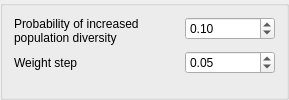
           <widget class="QGroupBox" name="algo_flower_container">
            <property name="title">
             <string/>
            </property>
            <layout class="QFormLayout" name="formLayout_9">
             <item row="0" column="0">
              <widget class="QLabel" name="label_18">
               <property name="text">
                <string>Probability of increased population diversity</string>
               </property>
               <property name="wordWrap">
                <bool>true</bool>
               </property>
              </widget>
             </item>
             <item row="0" column="1">
              <layout class="QHBoxLayout" name="horizontalLayout_12">
               <property name="spacing">
                <number>6</number>
               </property>
               <property name="topMargin">
                <number>0</number>
               </property>
               <item>
                <spacer name="horizontalSpacer_13">
                 <property name="orientation">
                  <enum>Qt::Horizontal</enum>
                 </property>
                 <property name="sizeHint" stdset="0">
                  <size>
                   <width>40</width>
                   <height>20</height>
                  </size>
                 </property>
                </spacer>
               </item>
               <item>
                <widget class="QDoubleSpinBox" name="algo_flower_pcond">
                 <property name="minimumSize">
                  <size>
                   <width>90</width>
                   <height>0</height>
                  </size>
                 </property>
                 <property name="maximum">
                  <double>1.000000000000000</double>
                 </property>
                 <property name="singleStep">
                  <double>0.010000000000000</double>
                 </property>
                 <property name="value">
                  <double>0.100000000000000</double>
                 </property>
                </widget>
               </item>
              </layout>
             </item>
             <item row="1" column="0">
              <widget class="QLabel" name="label_19">
               <property name="text">
                <string>Weight step</string>
               </property>
              </widget>
             </item>
             <item row="1" column="1">
              <layout class="QHBoxLayout" name="horizontalLayout_17">
               <item>
                <spacer name="horizontalSpacer_15">
                 <property name="orientation">
                  <enum>Qt::Horizontal</enum>
                 </property>
                 <property name="sizeHint" stdset="0">
                  <size>
                   <width>40</width>
                   <height>20</height>
                  </size>
                 </property>
                </spacer>
               </item>
               <item>
                <widget class="QDoubleSpinBox" name="algo_flower_weightstep">
                 <property name="minimumSize">
                  <size>
                   <width>90</width>
                   <height>0</height>
                  </size>
                 </property>
                 <property name="decimals">
                  <number>2</number>
                 </property>
                 <property name="minimum">
                  <double>0.000000000000000</double>
                 </property>
                 <property name="maximum">
                  <double>1.000000000000000</double>
                 </property>
                 <property name="singleStep">
                  <double>0.010000000000000</double>
                 </property>
                 <property name="value">
                  <double>0.050000000000000</double>
                 </property>
                </widget>
               </item>
              </layout>
             </item>
            </layout>
           </widget>
